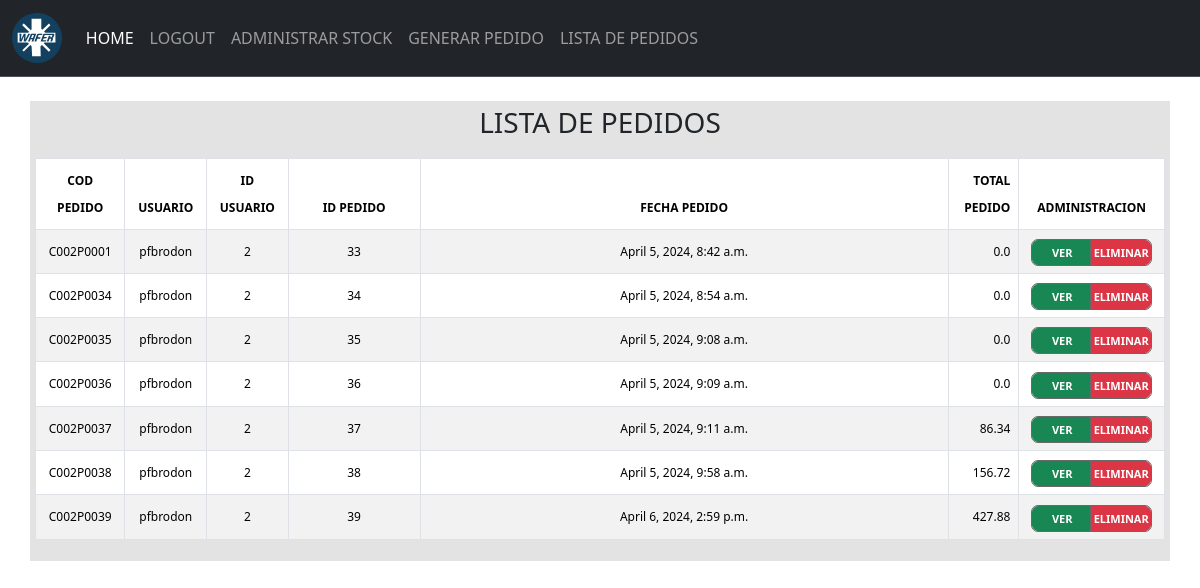
Before: /listapedidos/ (signed in) with the older database file.
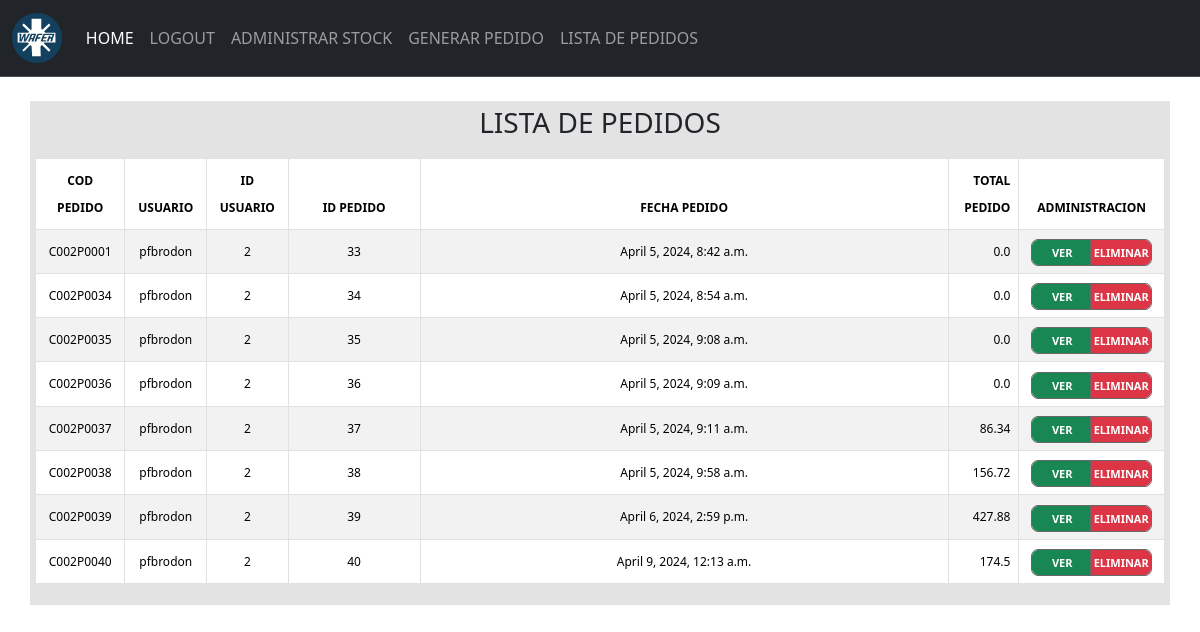
After: the same page with the newer database file.
### stock/models.py (models this page shows, shortened)
class Pedidosnumtest(models.Model):
    pedidoUser = models.CharField(max_length=50)
    pedidoIdUser = models.IntegerField()
    pedidoFecha = models.DateTimeField(auto_now_add=True)
    pedidoTotal = models.FloatField(default=0.0)
    pedidoCodigo = models.CharField(max_length=10, unique=True)

### stock/views.py (the view)
# urls.py: path('listapedidos/', views.listapedidos, name='listapedidos'),
@login_required
def listapedidos(request):
    if request.method == 'GET':
        pedidos = Pedidosnumtest.objects.all()
        return render(request, 'listapedidos.html',{
            'pedidos':pedidos
        })

### stock/context_processor.py (called while the page is built)
def total_carrito(request):
    total = 0
    if request.user.is_authenticated:
        if "carrito" in request.session.keys():
            for key, value in request.session["carrito"].items():
                total += float(value["acumulado"])
    total = round(total, 2)
    return {"total_carrito": total}

### stock/templates/listapedidos.html (shortened to what this page needs)
{% extends 'base.html' %} {% block content %} {% load static %}
<link rel="stylesheet" href="{% static '/css/listapedidos.css' %}">
<div class="container">
    <div class="row">
        <div class="col-12" style="background-color: #e3e3e3; padding: 5px;">
            <h3>LISTA DE PEDIDOS</h3>
        </div>
    </div>
    <div class="row">
        <div class="col-12" style="background-color: #e3e3e3; padding: 5px;">
            <div class="table-responsive">
                <form action="">
                    <table id="tablapedidos" class="table table-striped table-bordered table-hover">
                        <thead>
                            <tr class="encabezados">
                                <th scope="col">COD PEDIDO</th>
                                <th scope="col">USUARIO</th>
                                <th scope="col">ID USUARIO</th>
                                <th scope="col" class="text-center">ID PEDIDO</th>
                                <th scope="col">FECHA PEDIDO</th>
                                <th scope="col">TOTAL PEDIDO</th>
                                <th scope="col">ADMINISTRACION</th>
                            </tr>
                        </thead>
                        <tbody>
                            {% for pedido in pedidos %}
                            <tr class="contenido">
                                <td scope="row">{{ pedido.pedidoCodigo }}</td>
                                <td>{{ pedido.pedidoUser }}</td>
                                <td>{{ pedido.pedidoIdUser }}</td>
                                <td class=" text-center">{{ pedido.id }}</td>
                                <td>{{ pedido.pedidoFecha }}</td>
                                <td>{{ pedido.pedidoTotal }}</td>
                                <td>
                                    <div class="btn-group">
                                        <a href="{% url 'pedidodetalle' id=pedido.id %}" class="btn btn-success">VER</a>
                                        <a href="" class="btn btn-danger">ELIMINAR</a>
                                    </div>
                                </td>
                            </tr>
                            {% endfor %}
                        </tbody>
                    </table>
                </form>
            </div>
        </div>
    </div>
</div>
{% endblock %}

### stock/templates/base.html (shortened to what this page needs)
{% load static %}
<!DOCTYPE html>
<html lang="en">
<head>
    <link href="https://cdn.jsdelivr.net/npm/bootstrap@5.3.2/dist/css/bootstrap.min.css" rel="stylesheet">
    <link href="https://getbootstrap.com/docs/5.3/assets/css/docs.css" rel="stylesheet">
</head>
<nav class="navbar navbar-expand-lg bg-dark border-bottom border-body" data-bs-theme="dark">
    <div class="container-fluid">
        <a class="navbar-brand" href=""><img src="{% static '/images/logowafer.svg' %} " alt="Logo" height="50">
        </a>
        <div class="collapse navbar-collapse" id="navbarNav">
            <ul class="navbar-nav">
                <li class="nav-item">
                    <a class="nav-link active" aria-current="page" href="/">HOME</a>
                </li>
                {% if user.is_authenticated %}
                <li class="nav-item">
                    <a class="nav-link" href="/logout">LOGOUT</a>
                </li>
                <li class="nav-item">
                    <a class="nav-link" href="/stock">ADMINISTRAR STOCK</a>
                </li>
                <li class="nav-item">
                    <a class="nav-link" href="/pedidos">GENERAR PEDIDO</a>
                </li>
                <li class="nav-item">
                    <a class="nav-link" href="/listapedidos">LISTA DE PEDIDOS</a>
                </li>
                {%endif%}
            </ul>
        </div>
    </div>
</nav>
<br>
<body>
    {% block content %} {% endblock %}
</body>
</html>

### stock/static/css/listapedidos.css (style rules this page uses)
.col-12 { text-align: center; }
.table { font-size: 13px; width: 100%; border-collapse: collapse; line-height: 27px; padding: 2px; }
.table-responsive { text-align: center; align-items: center; }
.table td:nth-child(1), .table th:nth-child(1) { width: 5%; }
.table td:nth-child(2), .table th:nth-child(2) { width: 5%; }
.table td:nth-child(3), .table th:nth-child(3) { width: 5%; }
.table td:nth-child(4), .table th:nth-child(4) { width: 10%; text-align: left; }
.table td:nth-child(5), .table th:nth-child(5) { width: 40%; text-align: center; }
.table td:nth-child(6), .table th:nth-child(6) { width: 4%; text-align: right; }
.table td:nth-child(7), .table th:nth-child(7) { width: 5%; }
.btn-danger { width: 60px; height: 25px; ; padding: 1px; font-size: 11px; font-weight: bold; text-align: center; line-height: 22px; justify-content: center; vertical-align: middle; outline-color: dimgrey; outline-style: solid; outline-width: 1px; }
.btn-success { width: 60px; height: 25px; ; padding: 1px; font-size: 11px; font-weight: bold; text-align: center; line-height: 22px; justify-content: center; vertical-align: middle; outline-color: dimgrey; outline-style: solid; outline-width: 1px; }
.encabezados { text-align: center; }
th { font-size: 12px; }
td { font-size: 12px; }

Changed rows visible on the page:
added Pedidosnumtest: pedidoCodigo "C002P0040", pedidoUser "pfbrodon", pedidoIdUser "2", id "40", pedidoFecha "April 9, 2024, 12:13 a.m.", pedidoTotal "174.5"
